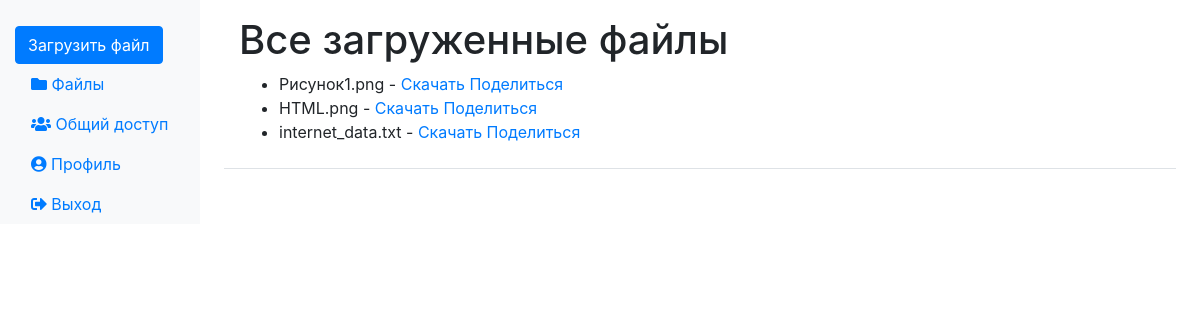
The app's page /uploads_list (signed in) with its own data.
### tables this page shows
CREATE TABLE files (
            id INTEGER PRIMARY KEY AUTOINCREMENT,
            filename TEXT NOT NULL,
            original_filename TEXT NOT NULL,
            uploader_id INTEGER NOT NULL,
            upload_date DATETIME DEFAULT CURRENT_TIMESTAMP,
            FOREIGN KEY (uploader_id) REFERENCES users (id)
        );

### app.py (the view)
@app.route('/uploads_list')
def uploaded_files():
    if 'loggedin' not in session:
        return redirect(url_for('login'))
    conn = get_db_connection()
    cursor = conn.cursor()
    cursor.execute("SELECT * FROM files WHERE uploader_id = ?", (session['id'],))
    files = cursor.fetchall()
    conn.close()
    return render_template('uploads_list.html', files=files)

### app.py (called while the page is built)
def get_db_connection():
    conn = sqlite3.connect(DATABASE)
    conn.row_factory = sqlite3.Row  # Для доступа к столбцам по имени
    return conn

### templates/uploads_list.html (shortened to what this page needs)
{% extends 'layout.html' %}
{% block content %}
<h1>Все загруженные файлы</h1>
<div>
    <ul>
        {% for file in files %}
            <li>
                {{ file['original_filename'] }} -
                <a href="{{ url_for('download_file', file_id=file['id']) }}">Скачать</a> <a href="{{ url_for('share_file', file_id=file['id']) }}">Поделиться</a>
            </li>
        {% endfor %}
    </ul>
</div>
{% endblock %}

### static/css/style.css (style rules this page uses)
body { background-color: #ace4c2; margin: 0; }

### records on screen
files: original_filename "Рисунок1.png"
files: original_filename "HTML.png"
files: original_filename "internet_data.txt"
